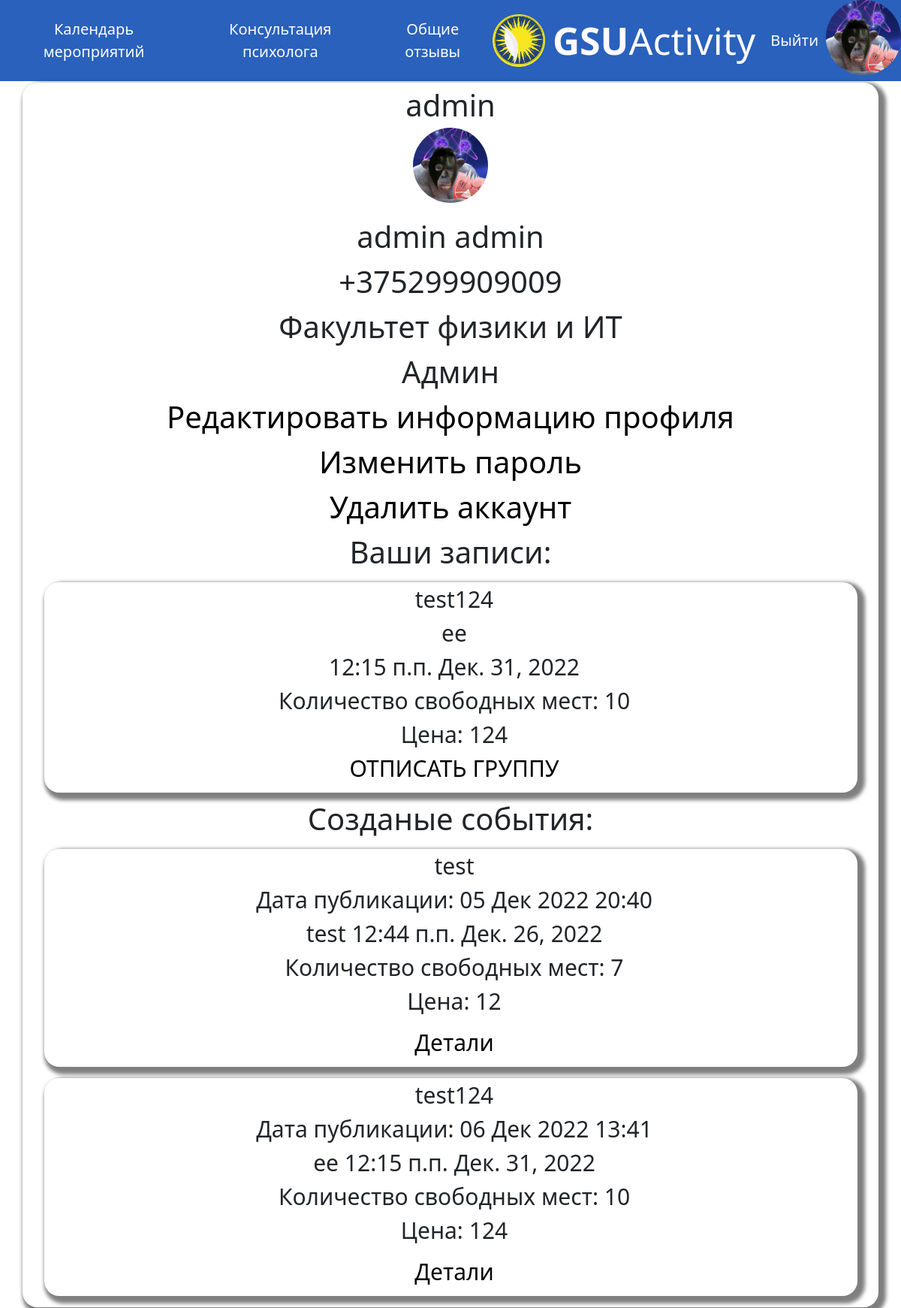
Page /profile/ (signed in) on the earlier database version.
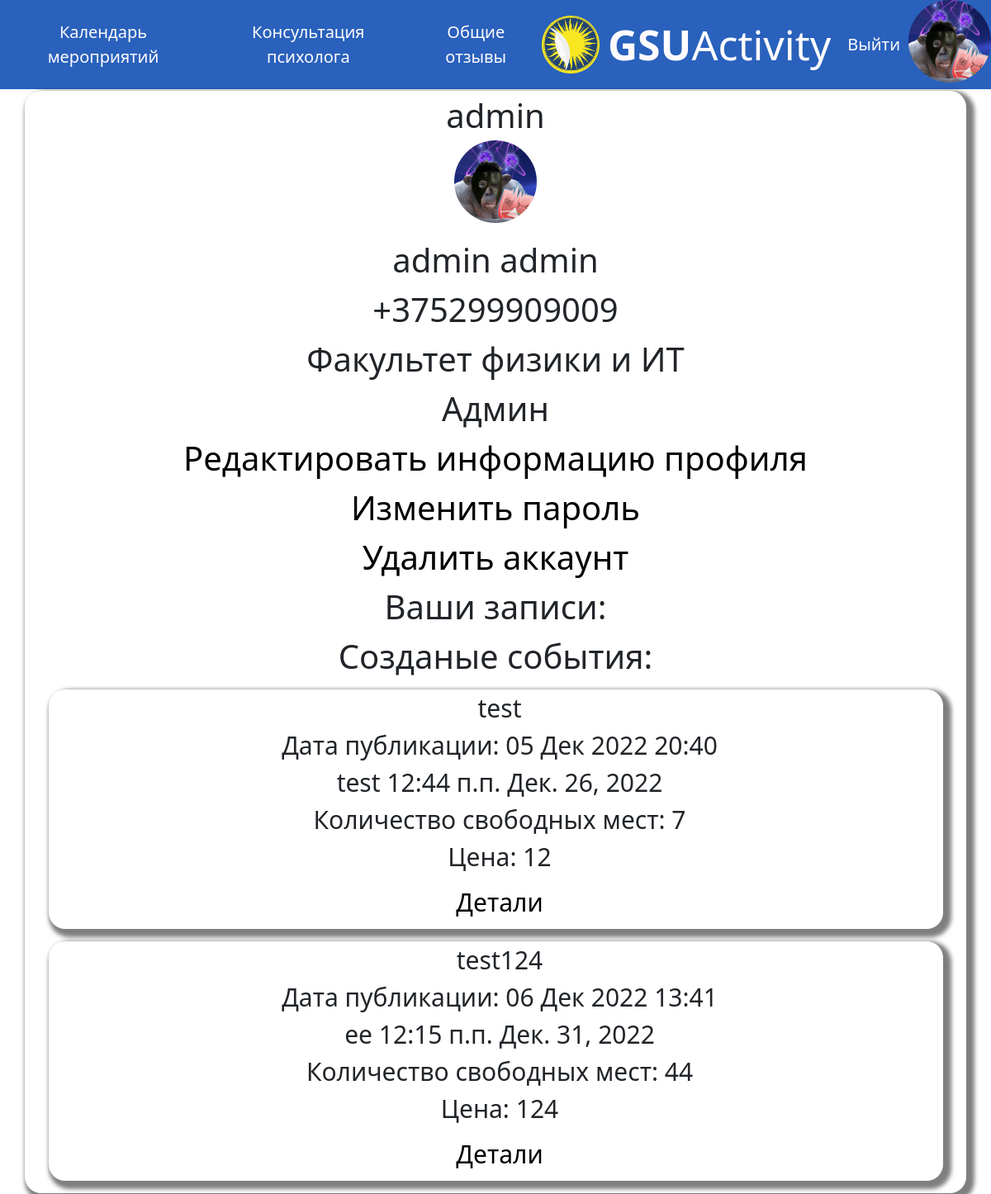
Same page on the later database version.
### news/models.py (models this page shows, shortened)
class Post(models.Model):
    tag = (
        ('cult','Культурно-досуговая деятельность'),
        ('sport','Спортивная деятельность'),
        ('mass','Массовые мероприятия и выставки'),
        ('trud','Трудовая и волонтерская деятельность'),
        )
    name = models.CharField(null=True, blank=False,max_length=100,verbose_name='Заголовок')
    content = models.TextField(null=True, blank=False,verbose_name='Контент')
    image = models.ImageField(upload_to='image/%Y/%m/%d/', blank=True, null=True,verbose_name='Изображение')
    file = models.FileField(upload_to='files/%Y/%m/%d/', blank=True, null=True,verbose_name='Приклепленные файлы')
    video = models.FileField(upload_to='video/%Y/%m/%d/', blank=True, null=True,verbose_name='Видео')
    audio = models.FileField(upload_to='audio/%Y/%m/%d/', blank=True, null=True,verbose_name='Аудио')
    author = models.ForeignKey(AdvUser, on_delete=models.CASCADE, null=True,verbose_name='Автор')
    pubdate = models.DateTimeField(auto_now_add=True, db_index=True, verbose_name='Дата публикации')
    eventtime = models.TimeField(db_index=True,null=True,blank=False,verbose_name='Время')
    eventdate = models.DateField(db_index=True,null=True,blank=False,verbose_name='Дата')
    stoim = models.CharField(null = True, blank = False, max_length=10,verbose_name='Стоимость')
    mesta = models.IntegerField(null = True, blank = False,default=2,validators=[MinValueValidator(0)],verbose_name='Количество мест всего')
    mesta_now = models.IntegerField(null = True, blank = False,verbose_name='Количество мест сейчас')
    mest = models.IntegerField(null = True)
    tags = models.CharField( blank = False,choices=tag, max_length=50,verbose_name='Тэг',null=True)
    zapis = models.ManyToManyField(AdvUser, related_name='Записаные',blank=True, verbose_name='Записаные', through='PostType', through_fields=('post','user'))
    class Meta:
        verbose_name_plural = 'События'
        verbose_name = 'Событие'
        ordering = ['eventdate']

class PostType(models.Model):
    user = models.ForeignKey(AdvUser,on_delete=models.CASCADE, null=True)
    post = models.ForeignKey(Post,on_delete=models.CASCADE, null=True)
    zap_type = models.BooleanField(default=False, db_index=True,verbose_name='Групповая запись')
    colvo= models.IntegerField(null = True,verbose_name='Количество занятых мест')
    class Meta:
        verbose_name_plural = 'Записи мероприятий'
        verbose_name = 'Запись мероприяти'

### news/views.py (the view)
# urls.py: path('profile/', profile, name='profile'),
@login_required
def profile(request):
	posttypes = PostType.objects.filter(user=request.user.id)
	posts = Post.objects.filter(zapis=request.user.id)
	vists = Vist.objects.all()
	events = Event.objects.filter(zapisi=request.user.id)
	your_posts = Post.objects.filter(author=request.user.pk)
	a = date.today()
	b = a + timedelta(days=1)
	return render(request, 'news/profile.html', {'vists': vists,'posts': posts,'your_posts':your_posts,'a':a,'b':b,'events':events,'posttypes':posttypes})

### news/templates/news/profile.html (shortened to what this page needs)
{% extends "layout/basic.html" %}
{% block content %}
<div class="profile">
	<div>
		{{user.username }}<br>
		{% if user.avatar %}
	      <img class="avatar" src="{{ user.avatar.url }}"><br>
	    {% else %}
	      <img class="avatar" src="\static\news\user.png"><br>
	    {% endif %}
		<div>{{user.first_name}} {{user.last_name}}</div>
		{{user.phone_num}}<br>
		{% if user.faculty %}
		<div>{{user.get_faculty_display}}</div>
		{% endif %}
		{% if user.group %}
		<div>{{user.group}}</div>
		{% endif %}
		<a href="{% url 'news:profile_change' %}"  class="post_link">Редактировать информацию профиля</a><br>
		<a href="{% url 'news:password_change' %}"  class="post_link">Изменить пароль</a><br>
		<a href="{% url 'news:profile_delete' %}"  class="post_link">Удалить аккаунт</a><br>
	</div>
		Ваши записи:<br>
		{% if posts or events%}
			{% for post in posts %}
				{% if a <  post.eventdate  %}
					<div class="post">
						<div class="post-content">
							{{ post.name}}<br>{{ post.content}}<br>{{ post.eventtime }} {{ post.eventdate }}<br>
							Количество свободных мест: {{ post.mesta_now }}<br>
							Цена: {{ post.stoim }}<br>
							{% if b == post.eventdate %}
								Нельзя отписаться<br>
							{% else %}
								{% for posttype in posttypes %}
									{% if posttype.post_id == post.id%}
										{% if posttype.zap_type == False %}
											<a href="{% url 'news:otpis' pk=post.pk %}" class="post_link">ОТПИСАТЬСЯ ЛИЧНО</a><br>
										{% else %}
											<a href="{% url 'news:otpisg' pk=post.pk %}" class="post_link">ОТПИСАТЬ ГРУППУ</a><br>
										{% endif %}
									{% endif %}
								{% endfor %}
							{% endif %}
						</div>
					</div>
			{% endif  %}
			{% endfor %}
		{% else %}
			Записей нет<br>
		{% endif %}
		{% if user.is_superuser == 1 %}
		Созданые события:<br>
			{% if your_posts %}
				{% for post in your_posts %}
					{% if a <  post.eventdate  %}
						<div class="post">
							<div class="post-content">
								{{post.name }}<br>
								Дата публикации: {{ post.pubdate|date:"d M Y H:i" }}<br>
								{{ post.content}}  {{ post.eventtime }} {{ post.eventdate }}<br>
								Количество свободных мест: {{ post.mesta_now }}<br>
								Цена: {{ post.stoim }}<br>
							</div>
							<div class="post-author-b">
								<a href="{% url 'news:detail' pk=post.pk %}" class="post_link">Детали</a>
							</div>
						</div>
					{% endif %}
				{% endfor %}
			{% endif %}
		{% endif %}
</div>
{% endblock %}

Differences in the rows shown:
removed PostType: zap_type "ОТПИСАТЬ ГРУППУ", shown under Post "test124"
no longer on one of the page's lists (row edited): Post: name "test124", content "ee", eventtime "12:15 п.п.", eventdate "Дек. 31, 2022", mesta_now "10", stoim "124"
changed Post "test124": mesta_now "10" → "44"
